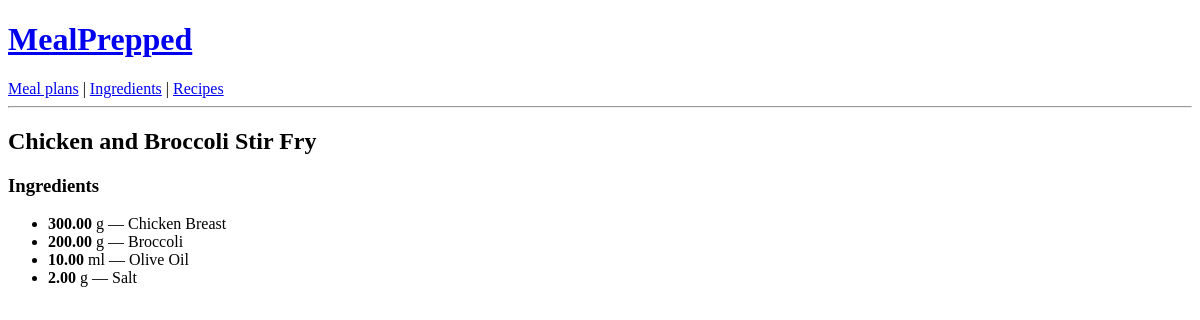
/recipe/3/, run on an earlier commit of the app's database.
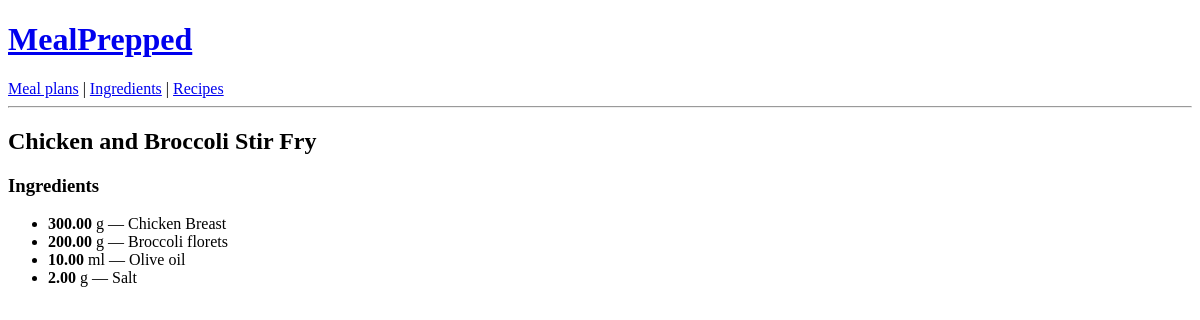
And on a later commit of the database.
### mealprepped/models.py (models this page shows, shortened)
class Timestamped(models.Model):
    created_at = models.DateTimeField(auto_now_add=True)
    updated_at = models.DateTimeField(auto_now=True)
    class Meta:
        abstract = True

class RecipeIngredient(Timestamped):
    recipe_item_id = models.AutoField(primary_key=True)
    recipe = models.ForeignKey(
        Recipe,
        on_delete=models.CASCADE,     # deleting a recipe removes its line items
        related_name="items",
    )
    ingredient = models.ForeignKey(
        Ingredient,
        on_delete=models.PROTECT,     # protect against deleting an in-use ingredient
        related_name="used_in",
    )
    quantity = models.DecimalField(
        max_digits=8, decimal_places=2,
        validators=[MinValueValidator(0.01)]
    )
    class Meta:
        constraints = [
            models.UniqueConstraint(
                fields=["recipe", "ingredient"],
                name="unique_ingredient_per_recipe",
            )
        ]
        ordering = ["recipe__title", "ingredient__name"]

class Ingredient(Timestamped):
    ingredient_id = models.AutoField(primary_key=True)
    units = [
        ("g", "grams"),
        ("kg", "kilograms"),
        ("ml", "millilitres"),
        ("l", "litres"),
        ("pcs", "pieces"),
    ]
    name = models.CharField(max_length=120, unique=True)
    unit = models.CharField(max_length=10, choices=units, default="g")
    class Meta:
        ordering = ["name"]

### mealprepped/views.py (the view)
# urls.py: path("recipe/<int:pk>/", RecipeDetailView.as_view(), name="recipe_detail"),
class RecipeDetailView(DetailView):
    model = Recipe
    context_object_name = "recipe"
    def get_context_data(self, **kwargs):
        ctx = super().get_context_data(**kwargs)
        ctx["ingredients"] = (
            RecipeIngredient.objects
            .select_related("ingredient")
            .filter(recipe=self.object)
            .order_by("pk")
        )
        return ctx

### mealprepped/templates/mealprepped/recipe_detail.html (shortened to what this page needs)
{% extends "base.html" %}
{% block content %}
  <h2>{{ recipe.title }}</h2>
  {% if ingredients %}
    <h3>Ingredients</h3>
    <ul>
      {% for item in ingredients %}
        <li><strong>{{ item.quantity }}</strong> {{ item.ingredient.unit }} — {{ item.ingredient.name }}</li>
      {% endfor %}
    </ul>
  {% else %}
    <p>No ingredients yet.</p>
  {% endif %}
{% endblock %}

What changed in the data, as far as the page shows it:
changed RecipeIngredient: ingredient.name "Broccoli" → "Broccoli florets"
changed RecipeIngredient "ml": ingredient.name "Olive Oil" → "Olive oil"
